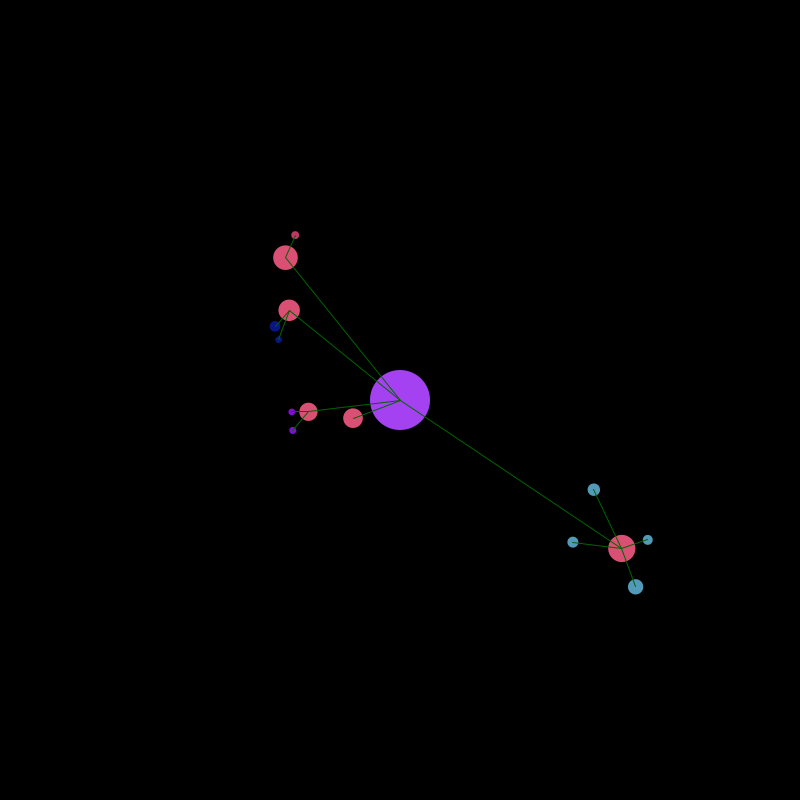
Frame 1 (no input)
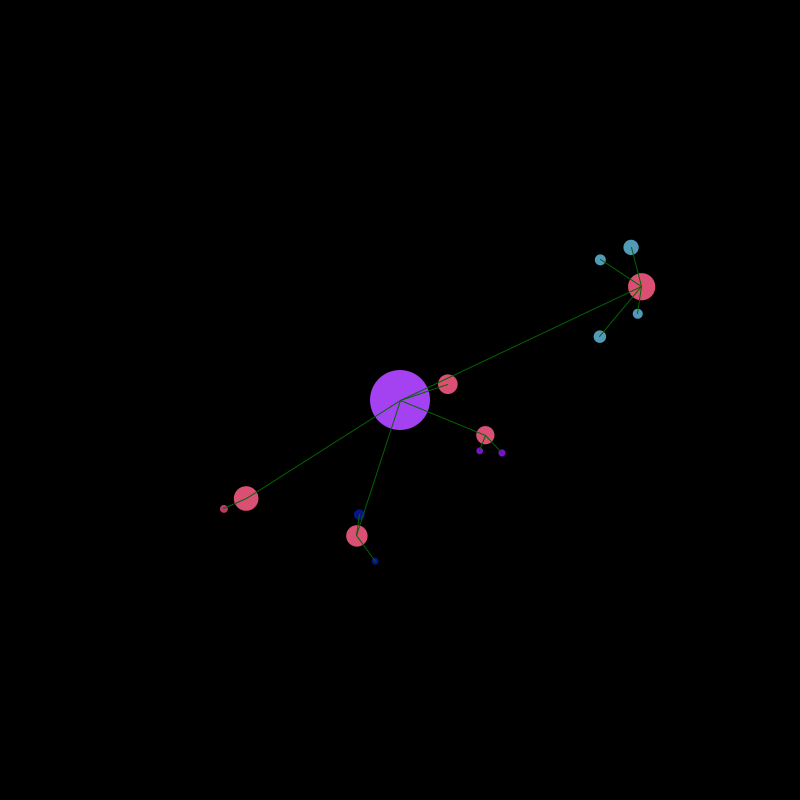
Frame 60 (the mouse pressed at the canvas centre just before this capture)
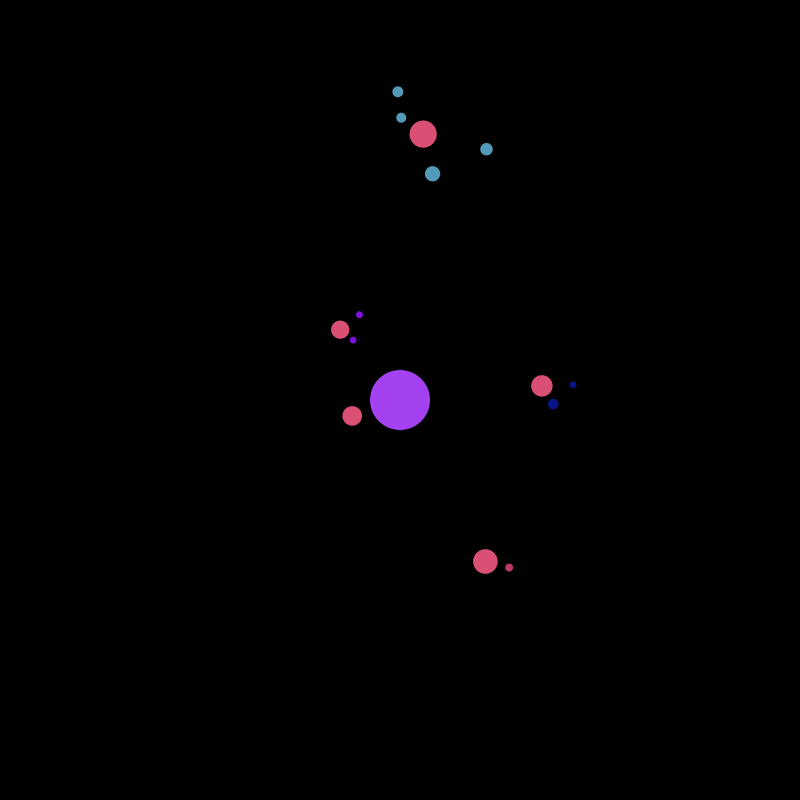
Frame 120 (the mouse held since frame 60 and released just before this capture)

The Processing sketch that drew these frames (run headless with seeded random() and noise(); from frame 60 on, the mouse is pressed at the canvas centre):

// Processing sketch: c007_solar_system_2d
// ── c007_solar_system_2d.pde
Planet sun;

int maxLevel = 3;
int maxMoons = 5;
boolean drawLines = true;

void setup() {
  size(800, 800);
  
  sun = new Planet(30, 0, color(random(255), random(255), random(255)));
  sun.spawnMoons(5, 1);
}

void draw() {
  background(0);
  translate(width / 2, height / 2);
  
  sun.show();
  sun.orbit();
}

void mousePressed() {
  drawLines = !drawLines;
}

// ── planet.pde
class Planet {
  private float angle;
  private float distance;
  private float radius;
  private float speed;
  private Planet[] moons;
  private color planetColor;
  
  Planet(float radius, float speed, color planetColor) {
    this.radius = radius;
    this.speed = speed;
    this.planetColor = planetColor;
    
    angle = random(0, 2 * PI);
    distance = 0;
  }
  
  public void setDistance(float distance) {
    this.distance = distance;
  }
  
  public float spawnMoons(int quantity, int level) {
    if (level >= maxLevel)
      return radius;
      
    float systemRadius = radius;

    moons = new Planet[quantity];
    
    color moonColor = color(random(255), random(255), random(255));
    
    for (int i=0 ; i<quantity; i++) {
      // Create new planet
      int moonDirection = random(0, 1) > 0.5 ? -1 : 1;
      float moonSpeed = random(PI / 400, PI / 300) * (quantity - i + 1) * moonDirection;      
      float moonRadius = radius * random(0.3, 0.6); 
      moons[i] = new Planet(moonRadius, moonSpeed, moonColor);
      
      // Create the planet moons
      int subMoons = int(random(0, maxMoons));
      float moonSystemRadius = moons[i].spawnMoons(subMoons, level + 1);
      
      float moonDistance = systemRadius + moonSystemRadius + radius * random(0.3, 0.8);
      moons[i].setDistance(moonDistance);
      
      systemRadius += moonSystemRadius * 2;
    }
    
    return systemRadius;
  }
  
  public void show() {
    fill(planetColor);
    noStroke();
    
    pushMatrix();
      rotate(angle);
      translate(distance, 0);
      ellipse(0, 0, radius * 2, radius * 2);
      
      showMoons();
      showLines();
    popMatrix();   
  }
  
  private void showLines() {
    if (moons == null || !drawLines)
      return;
    
    for (Planet moon : moons) {
      float x = moon.distance * cos(moon.angle);
      float y = moon.distance * sin(moon.angle);
      
      stroke(0, 100, 0);
      strokeWeight(1);
      
      line(0, 0, x, y);
    }
  }
  
  public void orbit() {
    this.angle += speed;
    
    if (moons == null)
      return;
      
    for (Planet moon : moons) {
      moon.orbit();
    }
  }
  
  private void showMoons() {
    if (moons == null)
      return;
      
    for (Planet moon : moons) {
      moon.show();
    }
  }
}
